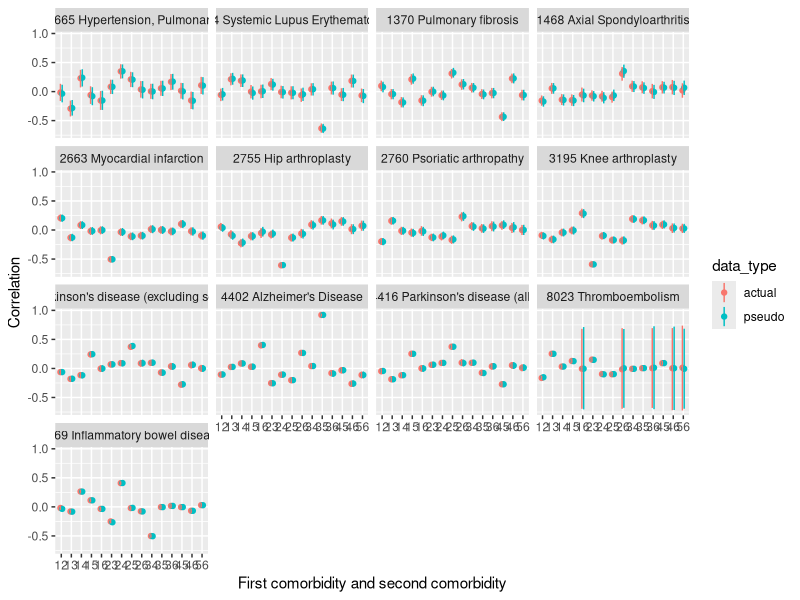
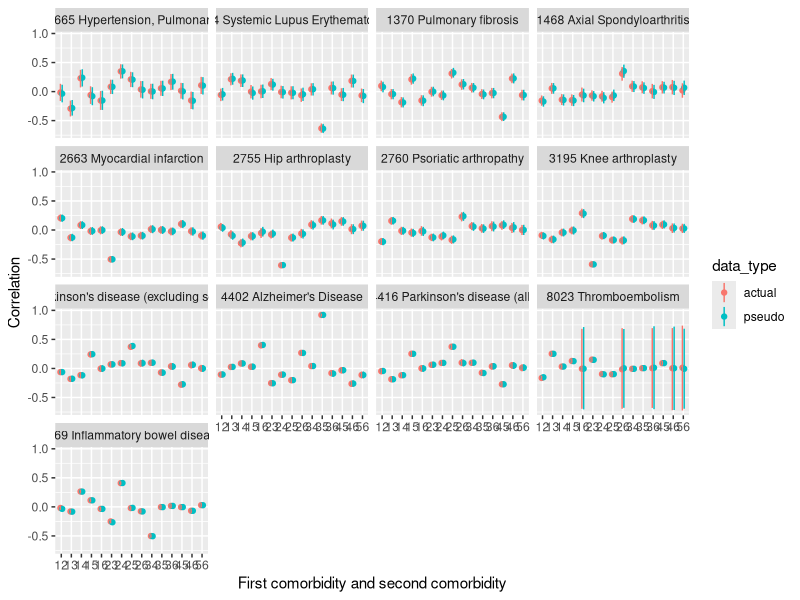
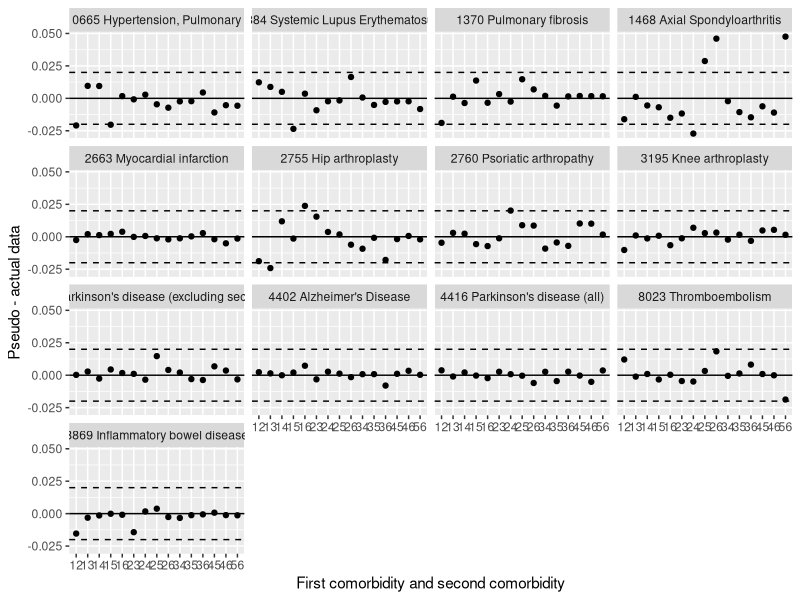

Recreate these plots in R, in order.
library(tidyverse)
cmpr <- read_csv("Supporting/Real_vs_pseudo_IPD_comparison/model_comparison_real_pseudo_ipd.csv")

cmpr <- cmpr %>% 
  mutate(cond_n = paste0(formatC(n, width = 4, flag = "0"), " ", index_condition),
         terms = paste0(term1,term2))

cmpr_mn <- ggplot(cmpr, aes(x = terms,
                            y = mean,
                            ymin = `2.5%`,
                            ymax = `97.5%`,
                            colour = data_type)) +
  geom_point(position = position_dodge(0.35)) +
  geom_linerange(position = position_dodge(0.35)) +
  facet_wrap(~cond_n) +
  scale_x_discrete("First comorbidity and second comorbidity") +
  scale_y_continuous("Correlation")
cmpr_mn


mydif <- cmpr %>% 
  select(cond_n, terms, data_type, mean) %>% 
  spread(data_type, mean) %>% 
  mutate(res = pseudo - actual)

diff_mn <- ggplot(mydif, aes(x = terms,
                 y = res)) +
  geom_point() +
  facet_wrap(~cond_n) +
  geom_hline(yintercept = 0) +
  geom_hline(yintercept = -0.02, linetype = "dashed") +
  geom_hline(yintercept =  0.02, linetype = "dashed") +
  scale_x_discrete("First comorbidity and second comorbidity") +
  scale_y_continuous("Pseudo - actual data")

pdf("Supporting/Real_vs_pseudo_IPD_comparison/plot_compare_actual_pseudo.pdf", width = 12, height = 10)
cmpr_mn
diff_mn
dev.off()
